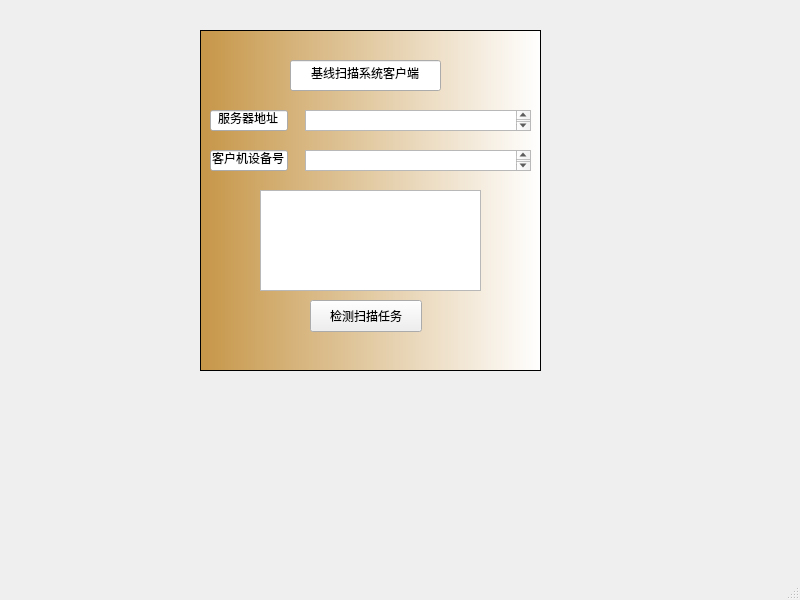
<?xml version="1.0" encoding="UTF-8"?>
<!-- 王研博 -->
<ui version="4.0">
 <class>MainWindow</class>
 <widget class="QMainWindow" name="MainWindow">
  <property name="geometry">
   <rect>
    <x>0</x>
    <y>0</y>
    <width>800</width>
    <height>600</height>
   </rect>
  </property>
  <property name="windowTitle">
   <string>MainWindow</string>
  </property>
  <widget class="QWidget" name="centralwidget">
   <widget class="QListView" name="listView">
    <property name="geometry">
     <rect>
      <x>200</x>
      <y>30</y>
      <width>341</width>
      <height>341</height>
     </rect>
    </property>
    <property name="styleSheet">
     <string notr="true">background-color: qlineargradient(spread:pad, x1:0, y1:0, x2:1, y2:0, stop:0 rgba(198, 150, 72, 255), stop:1 rgba(255, 255, 255, 255));</string>
    </property>
    <property name="alternatingRowColors">
     <bool>false</bool>
    </property>
   </widget>
   <widget class="QPushButton" name="pushButton">
    <property name="geometry">
     <rect>
      <x>310</x>
      <y>300</y>
      <width>112</width>
      <height>32</height>
     </rect>
    </property>
    <property name="styleSheet">
     <string notr="true"/>
    </property>
    <property name="text">
     <string>检测扫描任务</string>
    </property>
   </widget>
   <widget class="QWidget" name="horizontalLayoutWidget_2">
    <property name="geometry">
     <rect>
      <x>210</x>
      <y>150</y>
      <width>321</width>
      <height>21</height>
     </rect>
    </property>
    <layout class="QHBoxLayout" name="horizontalLayout_2">
     <item>
      <widget class="QLineEdit" name="lineEdit_2">
       <property name="text">
        <string>客户机设备号</string>
       </property>
       <property name="alignment">
        <set>Qt::AlignCenter</set>
       </property>
      </widget>
     </item>
     <item>
      <spacer name="horizontalSpacer">
       <property name="orientation">
        <enum>Qt::Horizontal</enum>
       </property>
       <property name="sizeHint" stdset="0">
        <size>
         <width>40</width>
         <height>20</height>
        </size>
       </property>
      </spacer>
     </item>
     <item>
      <widget class="QTextEdit" name="textEdit_2"/>
     </item>
    </layout>
   </widget>
   <widget class="QLineEdit" name="lineEdit_3">
    <property name="geometry">
     <rect>
      <x>290</x>
      <y>60</y>
      <width>151</width>
      <height>31</height>
     </rect>
    </property>
    <property name="text">
     <string>基线扫描系统客户端</string>
    </property>
    <property name="alignment">
     <set>Qt::AlignCenter</set>
    </property>
   </widget>
   <widget class="QTextEdit" name="textEdit">
    <property name="geometry">
     <rect>
      <x>260</x>
      <y>190</y>
      <width>221</width>
      <height>101</height>
     </rect>
    </property>
   </widget>
   <widget class="QWidget" name="horizontalLayoutWidget_3">
    <property name="geometry">
     <rect>
      <x>210</x>
      <y>110</y>
      <width>321</width>
      <height>21</height>
     </rect>
    </property>
    <layout class="QHBoxLayout" name="horizontalLayout_3">
     <item>
      <widget class="QLineEdit" name="lineEdit_4">
       <property name="text">
        <string>服务器地址</string>
       </property>
       <property name="alignment">
        <set>Qt::AlignCenter</set>
       </property>
      </widget>
     </item>
     <item>
      <spacer name="horizontalSpacer_2">
       <property name="orientation">
        <enum>Qt::Horizontal</enum>
       </property>
       <property name="sizeHint" stdset="0">
        <size>
         <width>40</width>
         <height>20</height>
        </size>
       </property>
      </spacer>
     </item>
     <item>
      <widget class="QTextEdit" name="textEdit_3"/>
     </item>
    </layout>
   </widget>
  </widget>
  <widget class="QMenuBar" name="menubar">
   <property name="geometry">
    <rect>
     <x>0</x>
     <y>0</y>
     <width>800</width>
     <height>22</height>
    </rect>
   </property>
  </widget>
  <widget class="QStatusBar" name="statusbar"/>
 </widget>
 <resources/>
 <connections/>
</ui>
